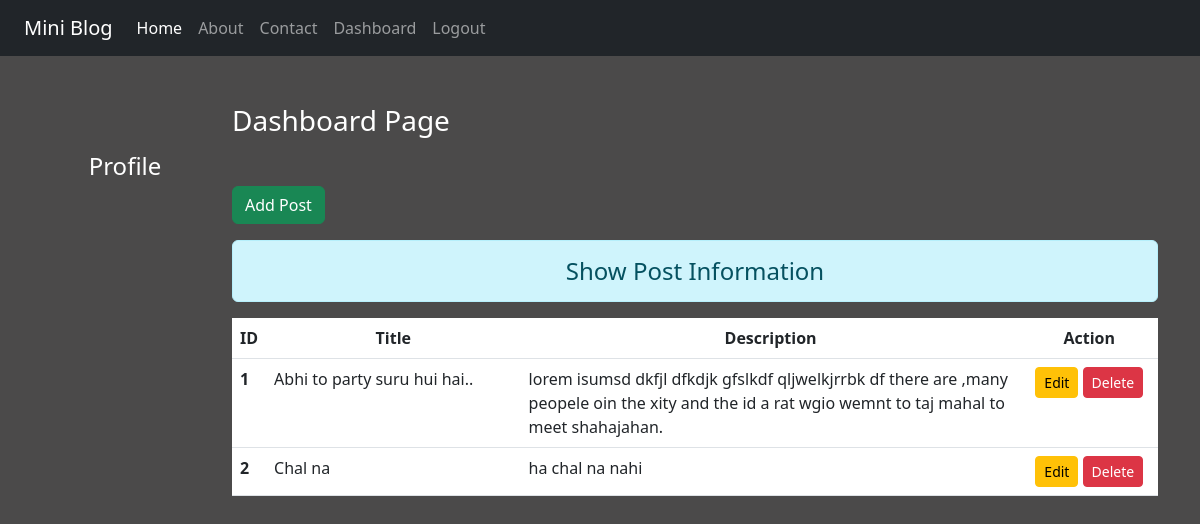
Page /dashboard/ (signed in) on the earlier database version.
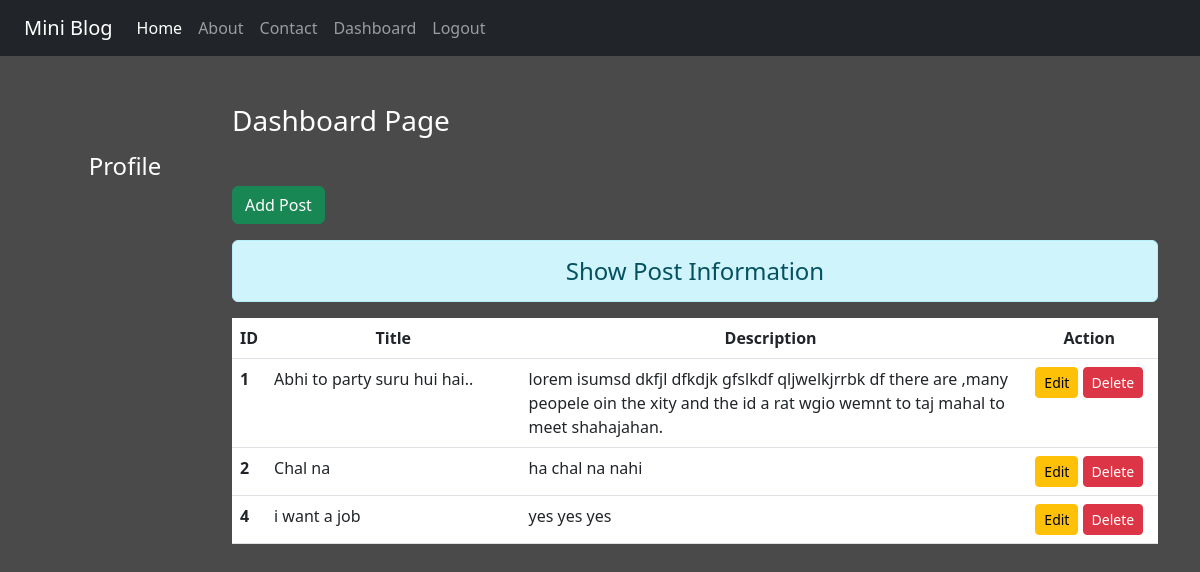
Same page on the later database version.
### reg/models.py (models this page shows)
class Post(models.Model):
    title = models.CharField(max_length=150)
    desc = models.TextField()

### reg/views.py (the view)
# urls.py: path('dashboard/', views.Dashboard, name='dashboard'),
def Dashboard(request):
    if request.user.is_authenticated:
        posts = Post.objects.all()
        user = request.user
        full_name = user.get_full_name()
        gps = user.groups.all()
        return render(request, 'reg/dashboard.html', {'posts':posts, 'full_name':full_name,'groups':gps})
    else:
        return HttpResponseRedirect('/login/')

### reg/templates/reg/dashboard.html (shortened to what this page needs)
{% extends 'reg/base.html' %}
{% load static %}
{% block side %}
<div class="col-sm-2 text-white my-5 text-center">
    <h4 class="my-5">Profile</h4>
</div>
{% endblock side %}
{% block content %}
<div class="col-sm-10">
    <h3 class="text-white my-5">Dashboard Page</h3>
    <a href="{% url 'addpost' %}" class="btn btn-success">Add Post</a>
    <h4 class="text-center alert alert-info mt-3">Show Post Information</h4>
    {% if posts %}
    <table class="table table-hover bg-white">
        <thead>
            <tr class="text-center">
                <th scope="col" style="width:2%">ID</th>
                <th scope="col" style="width:28%">Title</th>
                <th scope="col" style="width:55%">Description</th>
                <th scope="col" style="width:15%">Action</th>
            </tr>
        </thead>
        <tbody>
            {% for post in posts %}
            <tr>
                <th scope="row">{{post.id}}</th>
                <td>{{post.title}}</td>
                <td>{{post.desc}}</td>
                <td class="text-center">
                <a href="{% url 'updatepost' post.id %}" class="btn btn-warning btn-sm">Edit</a>
                {% if perms.bolg.delete_post %}
                <form action="{% url 'deletepost' post.id %}" method="post" class="d-inline">{% csrf_token %}
                    <input type="submit" class="btn btn-danger btn-sm" value="Delete">
                </form>
                {% endif %}
            </td>
            </tr>
            {% endfor  %}
        </tbody>
    </table>
    {% else %}
    <h4 class="text-center alert alert-warning"> No Records</h4>
    {% endif %}
</div>
{% endblock content %}

Differences in the rows shown:
added Post: id "4", title "i want a job", desc "yes yes yes"
